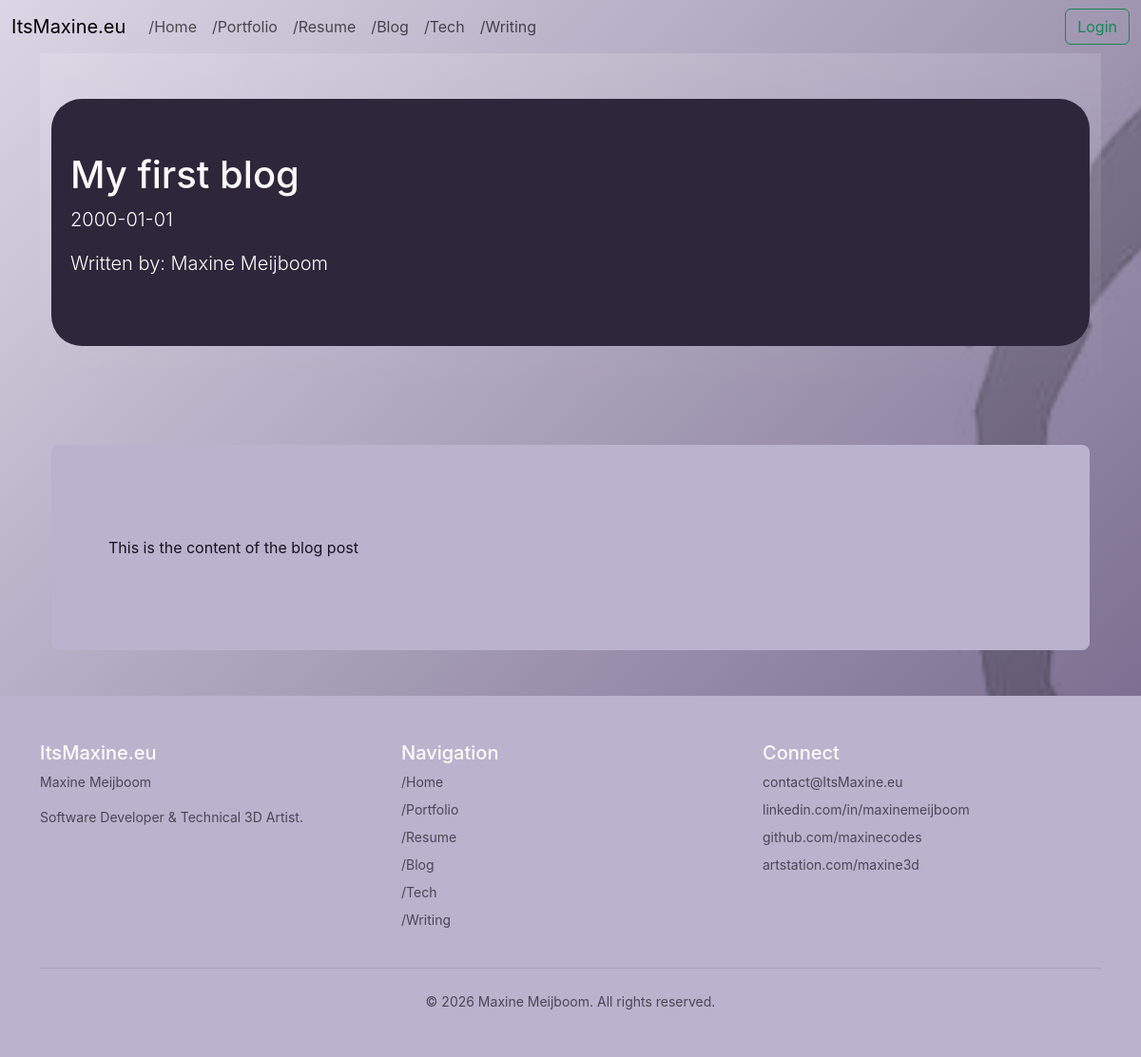
Before: /blog/1 with the older database file.
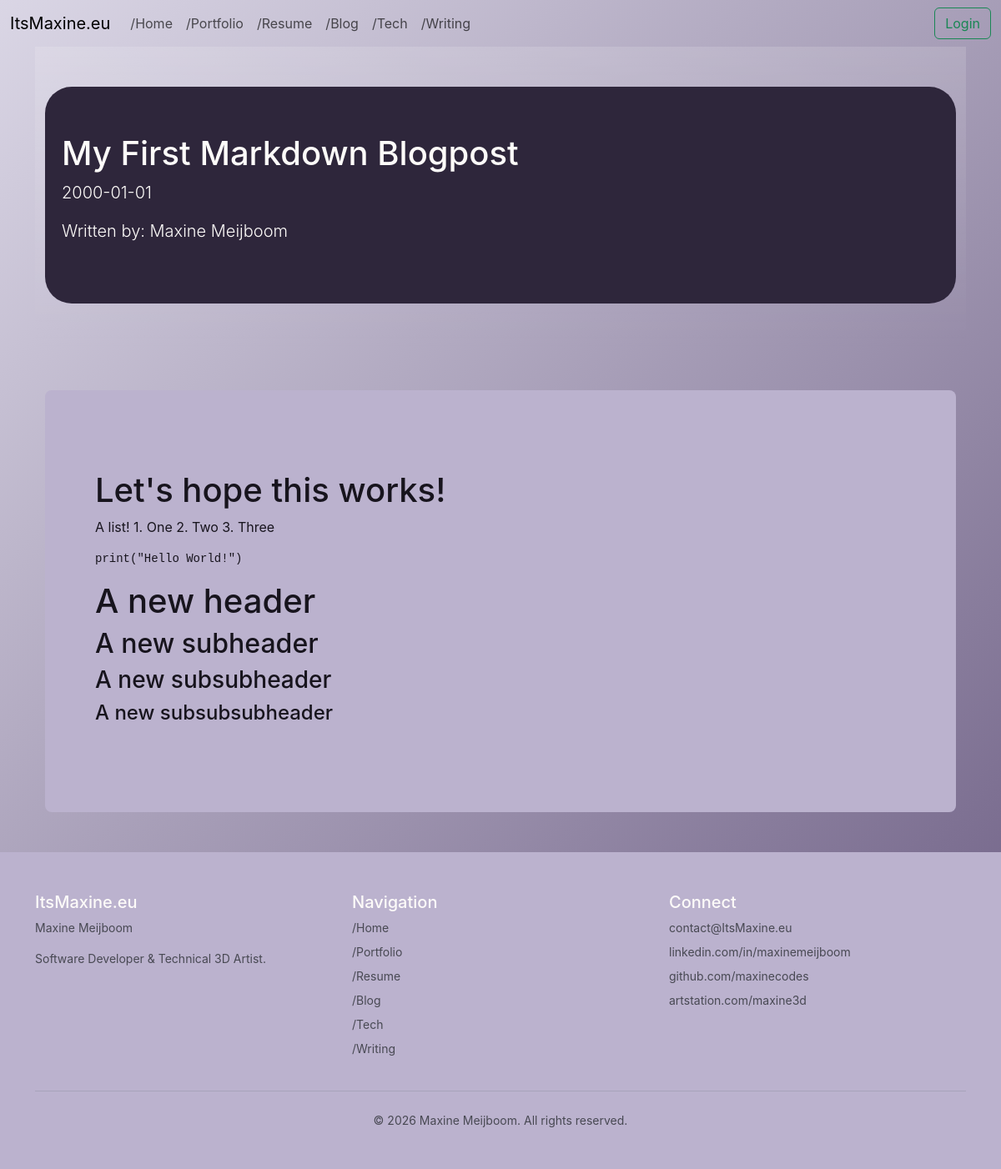
After: the same page with the newer database file.
### app.py (models this page shows, shortened)
class BlogPost(db.Model):
    __tablename__ = 'blog_posts'
    id = db.Column(db.Integer, primary_key=True)
    title = db.Column(db.Text)
    date = db.Column(db.Date)
    description = db.Column(db.Text)
    content = db.Column(db.Text) # markdown

### app.py (the view)
@app.route('/blog/<int:blog_id>')
def blog_post(blog_id):
    blog = BlogPost.query.get_or_404(blog_id)
    return render_template('blogPost.html', blog=blog)

### templates/blogPost.html (shortened to what this page needs)
{% extends "base.html" %}
{% block content %}
<section class="bg-gradient text-white py-5 mb-5">
    <div class="container">
        <div class="p-2 mb-2 bg-dark text-light rounded-5">
            <div class="container-fluid py-5">
                <h1 class="display-9">{{ blog.title }}</h1>
                <p class="lead">{{ blog.date }}</p>
                <p class="lead">Written by: Maxine Meijboom</p>
            </div>
        </div>
    </div>
</section>
<section class="container mb-5">
    <div class="p-5 mb-5 bg-light text-dark rounded-3">
        <div class="container-fluid py-5">
            <div class="blog-content text">
                {{ blog.content|safe }}
            </div>
        </div>
    </div>
</section>
{% endblock %}

Changed rows visible on the page:
changed BlogPost: title "My first blog" → "My First Markdown Blogpost"; content "This is the content of the blog post" → "Let's hope this works! A list! 1. One 2. Two 3. Three print(\"Hello World!\") A new header A new subheader A new subsubheader A new subsubsubheader"
